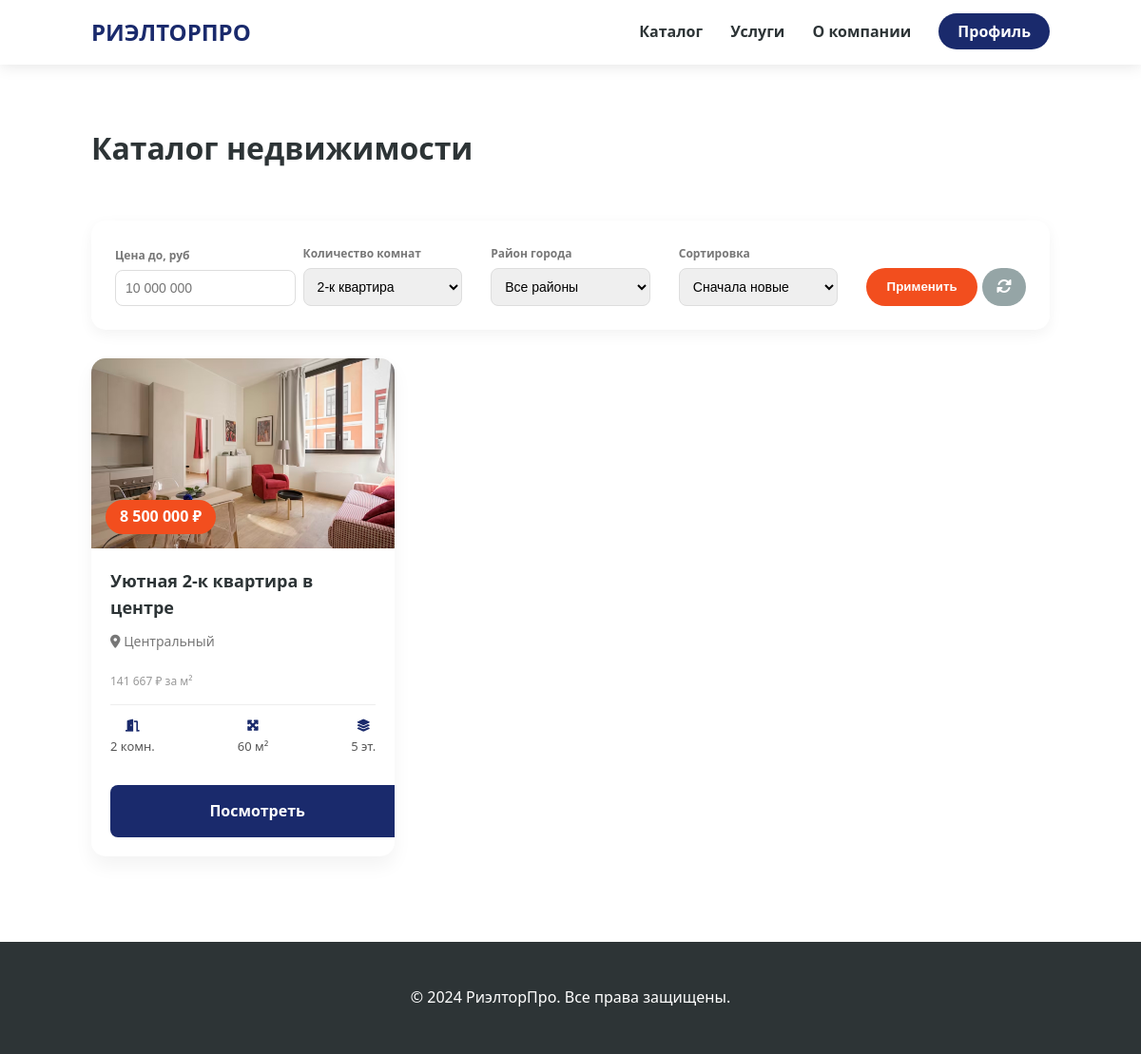
The app's page /catalog.php?rooms=2 with its own data.
### tables this page shows
CREATE TABLE IF NOT EXISTS `properties` (
  `id` int(11) NOT NULL AUTO_INCREMENT,
  `title` varchar(255) NOT NULL,
  `price` int(11) NOT NULL,
  `rooms` int(11) NOT NULL,
  `area` int(11) NOT NULL,
  `district` varchar(100) NOT NULL,
  `house_type` varchar(100) NOT NULL,
  `renovation` varchar(100) NOT NULL,
  `floor` int(11) NOT NULL,
  `image_url` varchar(255) DEFAULT NULL,
  `created_at` timestamp NOT NULL DEFAULT current_timestamp(),
  `description` text DEFAULT NULL,
  PRIMARY KEY (`id`)
);

### catalog.php (the view, shortened to what this page needs)
<?php
require_once 'db.php';
$stmt_rooms = $pdo->query("SELECT DISTINCT rooms FROM properties ORDER BY rooms ASC");
$all_rooms = $stmt_rooms->fetchAll(PDO::FETCH_COLUMN);
$where = [];
$params = [];
if (!empty($_GET['rooms'])) {
    $where[] = "rooms = ?";
    $params[] = $_GET['rooms'];
}
$sql = "SELECT * FROM properties";
if ($where) {
    $sql .= " WHERE " . implode(" AND ", $where);
}
$sort = $_GET['sort'] ?? 'new';
if ($sort == 'cheap') $sql .= " ORDER BY price ASC";
elseif ($sort == 'area') $sql .= " ORDER BY area DESC";
else $sql .= " ORDER BY created_at DESC";
$stmt = $pdo->prepare($sql);
$stmt->execute($params);
$items = $stmt->fetchAll();
?>
<!DOCTYPE html>
<html lang="ru">
<head>
    <link rel="stylesheet" href="https://cdnjs.cloudflare.com/ajax/libs/font-awesome/6.0.0/css/all.min.css">
    <link rel="stylesheet" href="style/style.css">
</head>
<body>
<header>
    <a href="index.php" class="logo">РиэлторПро</a>
    <nav>
        <a href="catalog.php">Каталог</a>
        <a href="services.php">Услуги</a>
        <a href="about.php">О компании</a>
        <?php if (isset($_SESSION['user_id'])): ?>
            <a href="logout.php" class="btn-profile" style="background: var(--accent-color);">Выйти</a>
        <?php else: ?>
            <a href="login.php" class="btn-profile">Профиль</a>
        <?php endif; ?>
    </nav>
</header>
<div class="catalog-container">
    <h1>Каталог недвижимости</h1>
    <form class="filters-panel" method="GET">
        <div>
            <label>Цена до, руб</label>
            <input type="number" name="price_to" placeholder="10 000 000" value="<?php echo $_GET['price_to'] ?? ''; ?>">
        </div>
        <div>
            <label>Количество комнат</label>
            <select name="rooms">
                <?php foreach ($all_rooms as $room_val): ?>
                    <option value="<?= $room_val ?>" <?= (isset($_GET['rooms']) && $_GET['rooms'] == $room_val) ? 'selected' : '' ?>>
                        <?= $room_val ?>-к квартира
                    </option>
                <?php endforeach; ?>
            </select>
        </div>
        <div>
            <label>Район города</label>
            <select name="district">
                <option value="">Все районы</option>
            </select>
        </div>
        <div>
            <label>Сортировка</label>
            <select name="sort">
                <option value="new">Сначала новые</option>
            </select>
        </div>
        <div style="display: flex; gap: 5px;">
            <button type="submit" class="btn-search" style="flex-grow: 1; padding: 7px;">Применить</button>
            <a href="catalog.php" class="btn-search" style="background:#95a5a6; padding: 7px 15px; text-decoration:none; text-align:center;"><i class="fas fa-sync-alt"></i></a>
        </div>
    </form>
    <div class="properties-grid">
        <?php foreach ($items as $item): ?>
            <div class="property-card">
                <div class="property-img" style="background-image: url('img/objects/<?php echo $item['image_url']; ?>');">
                    <div class="property-price"><?= number_format($item['price'], 0, '', ' ') ?> ₽</div>
                </div>
                <div class="property-info">
                    <h3><?= htmlspecialchars($item['title']) ?></h3>
                    <span class="property-address"><i class="fas fa-map-marker-alt"></i> <?= htmlspecialchars($item['district']) ?></span>
                    <div class="price-sq"><?= number_format($item['price'] / $item['area'], 0, '', ' ') ?> ₽ за м²</div>
                    <div class="property-stats">
                        <div class="stat-item"><i class="fas fa-door-open"></i> <?= $item['rooms'] ?> комн.</div>
                        <div class="stat-item"><i class="fas fa-expand-arrows-alt"></i> <?= $item['area'] ?> м²</div>
                        <div class="stat-item"><i class="fas fa-layer-group"></i> <?= $item['floor'] ?> эт.</div>
                    </div>
                    <div class="btn-view-container">
                        <a href="property.php?id=<?= $item['id'] ?>" class="btn-submit" style="display: block; text-decoration: none; text-align: center;">Посмотреть</a>
                    </div>
                </div>
            </div>
        <?php endforeach; ?>
    </div>
</div>
<footer style="background: #2d3436; color: white; padding: 30px; text-align: center; margin-top: 50px;">
    <p>&copy; 2024 РиэлторПро. Все права защищены.</p>
</footer>
</body>
</html>

### style/style.css (style rules this page uses)
:root { --primary-color: #1a2a6c; --accent-color: #f24e1e; --text-dark: #2d3436; --bg-light: #f8f9fa; --white: #ffffff; --transition: 0.3s ease; }
body { font-family: 'Segoe UI', Roboto, Helvetica, Arial, sans-serif; margin: 0; color: var(--text-dark); line-height: 1.6; scroll-behavior: smooth; }
header { background: var(--white); padding: 15px 8%; display: flex; justify-content: space-between; align-items: center; box-shadow: 0 2px 15px rgba(0,0,0,0.1); position: sticky; top: 0; z-index: 1000; }
.logo { font-size: 24px; font-weight: 800; color: var(--primary-color); text-decoration: none; text-transform: uppercase; }
nav a { margin-left: 25px; text-decoration: none; color: var(--text-dark); font-weight: 600; transition: var(--transition); }
.btn-search { background: var(--accent-color); color: white; border: none; padding: 15px 35px; border-radius: 50px; cursor: pointer; font-weight: bold; }
.btn-submit { background: var(--primary-color); color: white; width: 100%; padding: 15px; border: none; border-radius: 8px; cursor: pointer; font-size: 16px; font-weight: bold; }
.btn-profile { background: var(--primary-color); color: white !important; padding: 8px 20px; border-radius: 50px; }
.catalog-container { padding: 40px 8%; display: flex; gap: 30px; flex-direction: column; }
.filters-panel { background: var(--white); padding: 25px; border-radius: 15px; box-shadow: 0 5px 15px rgba(0,0,0,0.05); display: grid; grid-template-columns: repeat(auto-fit, minmax(150px, 1fr)); gap: 30px; align-items: end; }
.filters-panel label { display: block; font-size: 12px; font-weight: bold; margin-bottom: 5px; color: #777; }
.filters-panel input, .filters-panel select { width: 100%; padding: 10px; border: 1px solid #ddd; border-radius: 8px; font-size: 14px; }
.properties-grid { display: grid; grid-template-columns: repeat(auto-fill, minmax(300px, 1fr)); gap: 25px; }
.property-card { background: var(--white); border-radius: 15px; overflow: hidden; box-shadow: 0 10px 20px rgba(0,0,0,0.05); transition: var(--transition); display: flex; flex-direction: column; height: 100%; }
.property-img { height: 200px; background-size: cover; background-position: center; position: relative; }
.property-price { position: absolute; bottom: 15px; left: 15px; background: var(--accent-color); color: white; padding: 5px 15px; border-radius: 50px; font-weight: bold; }
.property-info { padding: 20px; flex-grow: 1; display: flex; flex-direction: column; }
.property-info h3 { margin: 0 0 10px 0; font-size: 18px; }
.property-address { color: #777; font-size: 14px; margin-bottom: 15px; display: block; }
.property-stats { display: flex; justify-content: space-between; padding: 15px 0; border-top: 1px solid #eee; margin-top: 15px; }
.stat-item { text-align: center; font-size: 13px; color: #555; }
.stat-item i { display: block; color: var(--primary-color); margin-bottom: 5px; }
.price-sq { font-size: 12px; color: #999; margin-top: 5px; }
.btn-view-container { margin-top: auto; padding-top: 15px; }

### records on screen
properties: image_url (picture), price "8 500 000", title "Уютная 2-к квартира в центре", district "Центральный", $item['price'] / $item['area'] "141 667", rooms "2", area "60", floor "5"

### other values on screen
form field rooms "2-к квартира"
